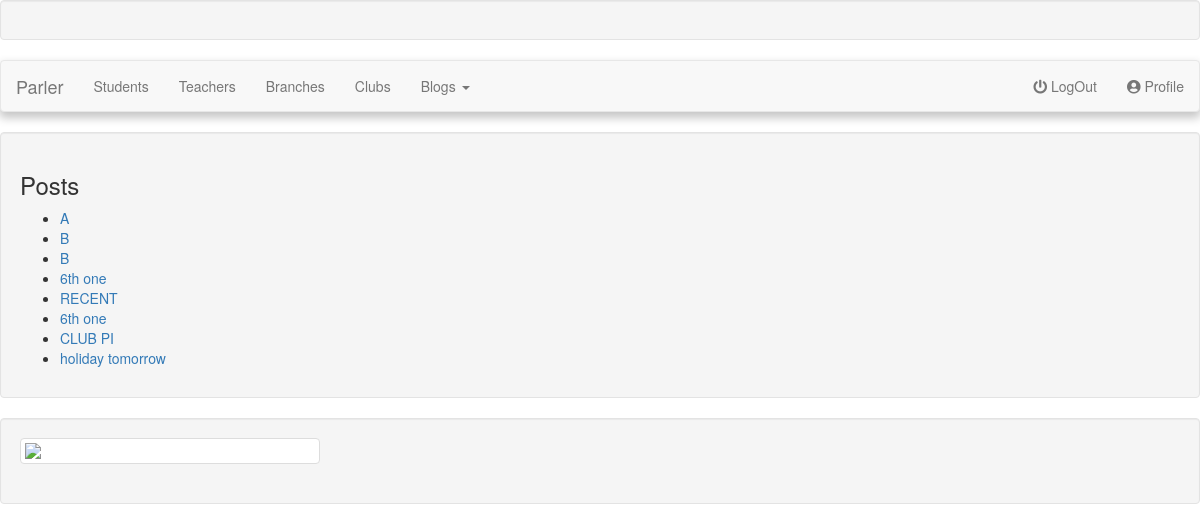
/blogs/ (signed in), run on the app's committed database.
### blogs/models.py (models this page shows, shortened)
class Posts(models.Model):
    author = models.ForeignKey(Profile, on_delete=models.SET_NULL, null=True )
    creationDate = models.DateField(("Date"), default=datetime.date.today)
    publish = models.BooleanField(default=True)
    type = models.CharField(max_length=10 , choices=[('Notice', 'Notice'), ('Announcement', 'Announcement'), ('other', "Other"), ], blank=True );
    title = models.CharField(max_length=50, blank=True)
    content = models.TextField(blank=True);
    class Meta:
        ordering = ['creationDate']

### blogs/views.py (the view)
@method_decorator(login_required, name='dispatch')
class PostList(ListView):
    template_name = 'blogs/postlist.html'
    def get_queryset(self):
        return Posts.objects.filter(publish=True)

### blogs/templates/blogs/postlist.html (shortened to what this page needs)
{%extends "intro/base.html" %}
{% block content %}
<H3>Posts</H3>
<ul>
    {%for item in object_list %}
    <li><a href="{%url 'blogs:BlogDetail' item.id %}">{{item.title}}</a></li>
    {%endfor%}
</ul>
{%endblock%}

### data on the page
Posts: title "A"
Posts: title "B"
Posts: title "B"
Posts: title "6th one"
Posts: title "RECENT"
Posts: title "6th one"
Posts: title "CLUB PI"
Posts: title "holiday tomorrow"
